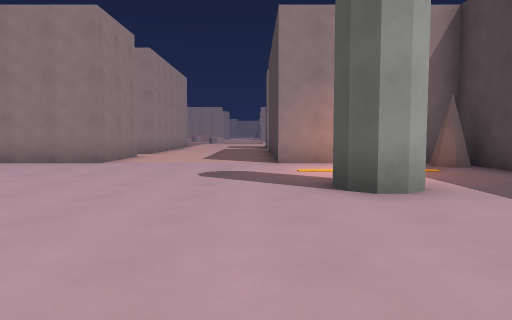
View 1 (above)

13 first-person views from a walk through a level from a Godot 3-D game. The camera is 1.3 m above the floor, tilts 4° down and sees 70° across. The floor is counted in squares, 2 m on a side. Each view is taken from the middle of a square. On the plan, view 1 faces up. The plan holds only what a view shows up to about 11 squares ahead; the rest is blank. The place goes on beyond the plan. Characters and animated objects are left out. Surface patterns are stand-ins for the level's own textures.

View 2
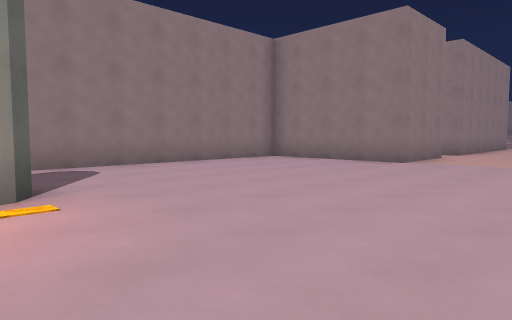

View 3
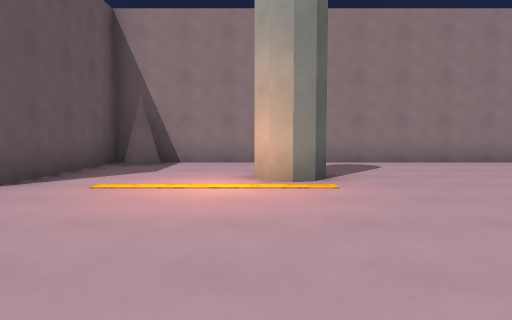

View 4
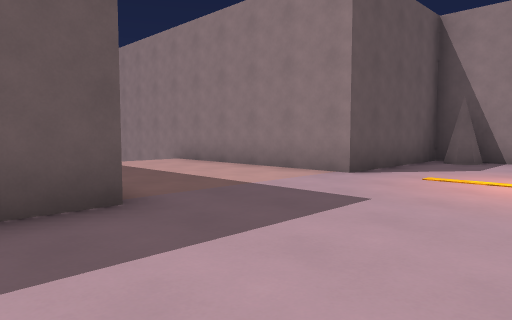

View 5
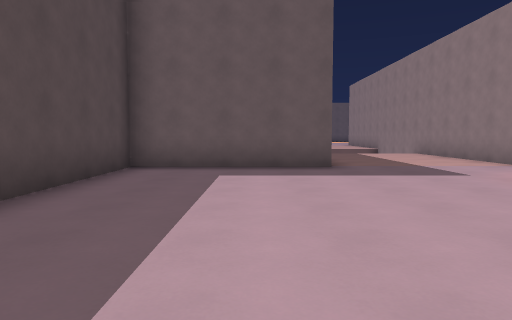

View 6
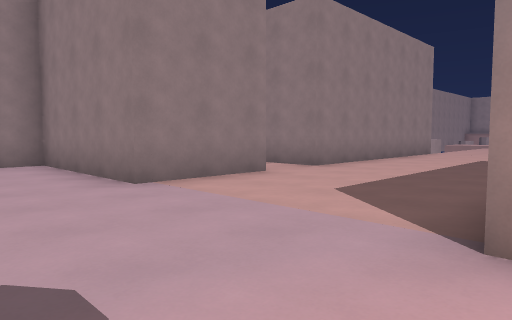

View 7
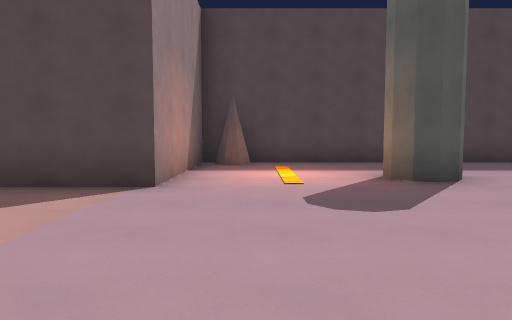

View 8
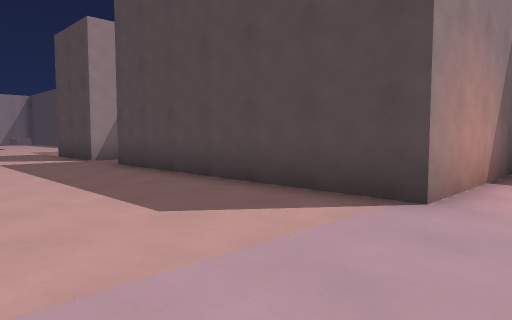

View 9
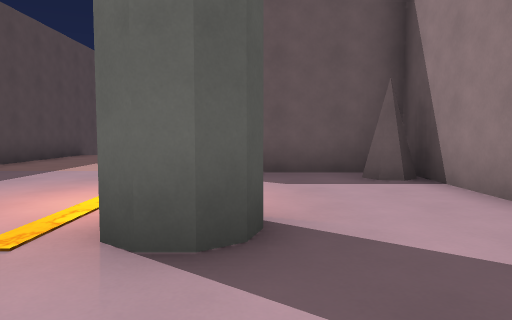

View 10
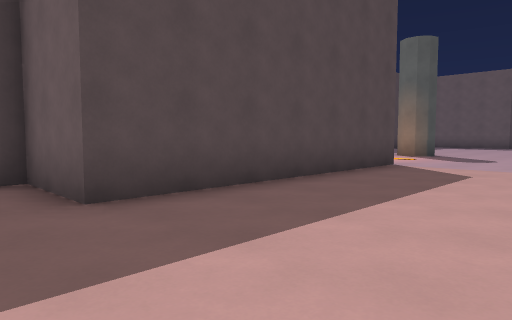

View 11
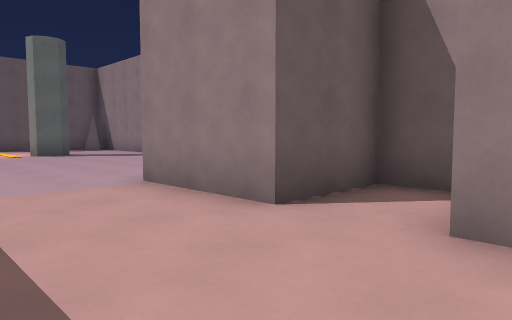

View 12
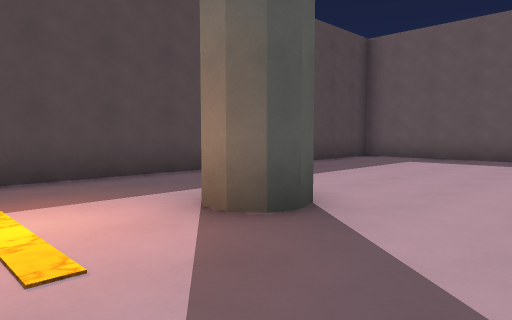

View 13
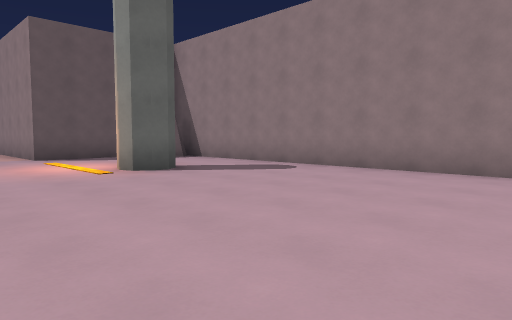

### Floor plan
Points are (right, up) in squares from view 1. A wall is a line through its corners. A room is listed if a view was taken in it or the views show most of it. See-through windows are left out.
Room 1 (views 1, 2, 3, 4, 5, 6, 7, 8, 9, 10, 11, 12, 13)
walls: (1.1, 4) (0.9, 4.7) (1.3, 5) (1.8, 5); (1.5, 3.9) (1.1, 4.2); (2, 4.2) (1.7, 4) (1.3, 4); (-5.1, 0.4) (-4.9, 1) (-4.3, 1) (-3.9, 0.7) (-4.1, 0.1); (0.4, -3.2) (4.5, -3.2) (4.5, 8.3) (0.5, 8.3) (0.5, 14.7) (2.5, 14.7) (2.5, 15.1); (-6.9, -2.1) (-6.7, -2.6); (-5.5, 11.8) (-5.5, 10.8) (-3.5, 10.8) (-3.5, 8.3) (-7.5, 8.3) (-7.5, -3.2) (-3.5, -3.2) (-3.5, -9.5); (0.5, -8.1) (0.5, -4.8); (-3.5, 16.5) (-3.5, 12.3) (-5, 12.3)

Positions as (right, up) in squares from view 1, and headings:
1: (0, 0), facing up
2: (0, 0), facing up-left
3: (1, 0), facing left
4: (2, 0), facing down-left
5: (2, 4), facing down
6: (1, 6), facing up-left
7: (-4, 7), facing right
8: (-3, 7), facing up-right
9: (-5, 3), facing down
10: (-3, 16), facing down-right
11: (-1, 13), facing down-left
12: (-1, 7), facing down-right
13: (-1, 7), facing down-left
